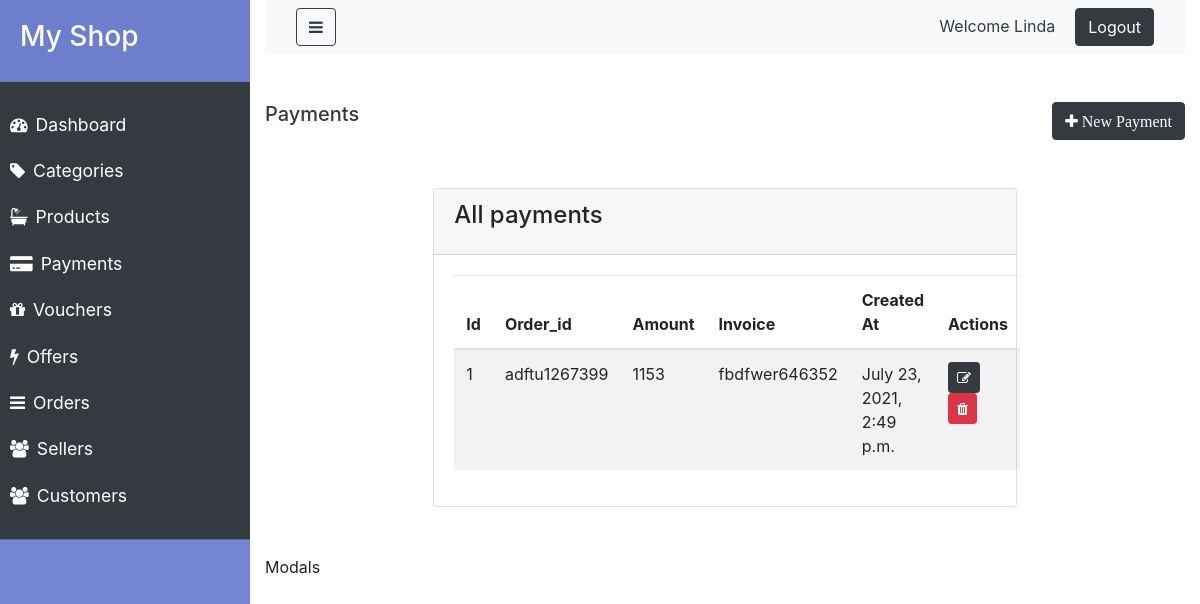
Page /payments/ (signed in) on the earlier database version.
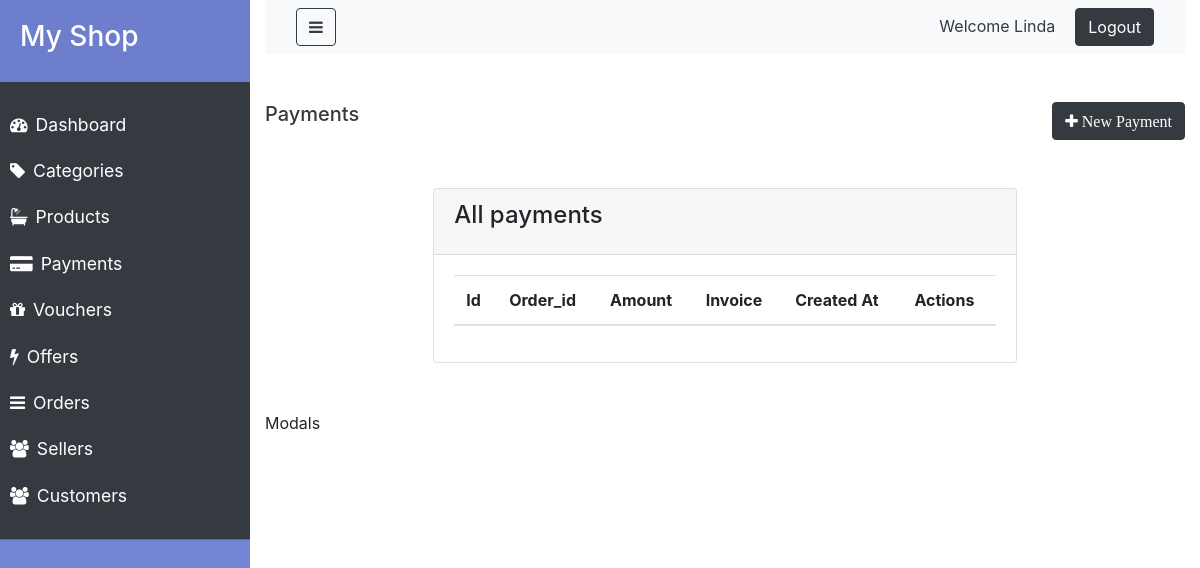
Same page on the later database version.
### shop/models.py (models this page shows, shortened)
class Payment(models.Model):
    order_id= models.ForeignKey('order',on_delete=models.CASCADE,blank=True,null=True)
    amount=models.IntegerField(null= True, blank= True)
    description=models.TextField(null=True, blank=True)
    invoice_number=models.CharField(max_length=100, null=False, blank=True)
    created_at=models.DateTimeField(auto_now_add=True)
    updated_at= models.DateTimeField(auto_now_add=True)

class Order(models.Model):
    total=models.IntegerField(null= False, blank= True)
    status=models.CharField(max_length=100, null=False, blank=False, default="Pending")
    shipping_cost=models.IntegerField(null= True, blank= True)
    order_number=models.CharField(max_length=100, null=False, blank=False)
    customer_id=models.ForeignKey('customer',on_delete=models.CASCADE,blank=True,null=True)
    created_at=models.DateTimeField(auto_now_add=True)
    updated_at= models.DateTimeField(auto_now_add=True)
    def __str__(self):
        return self.order_number

### shop/views.py (the view)
# urls.py: path('payments/',PaymentList.as_view(),name="payments"),
class PaymentList(ListView):
    login_required= True
    model =Payment
    template_name= "shop/admin/payment_list.html"

### shop/templates/shop/admin/payment_list.html (shortened to what this page needs)
{% extends 'shop/admin/layouts/admin_master.html' %}
{% block content %}
<div class="container">
    <div class="row my-5">
        <h5 class="text-dark">Payments</h5>
        <button class="btn btn-dark ml-auto" data-toggle="modal"
        data-target="#paymentModal">
        <i class ="fa fa-plus" aria-hidden="true"> New Payment </i>
    </button>
    </div>
    <div class="row justify-content-center my-5">
        <div class="col-lg-8">
            <div class="card">
                <div class="card-header">
                    <h4 class="card-title">All payments</h4>
                </div>
                <div class="card-body">
                    <table class="table table-striped table-hover">
                        <thead>
                            <tr>
                                <th>Id</th>
                                <th>Order_id</th>
                                <th>Amount</th>
                                <th>Invoice</th>
                                <th>Created At</th>
                                <th>Actions</th>
                            </tr>
                        </thead>
                        <tbody>
                            {% for object in object_list %}
                               <tr>
                                   <td>{{object.id}}</td>
                                   <td>{{object.order_id}}</td>
                                   <td>{{object.amount}}</td>
                                   <td>{{object.invoice_number}}</td>
                                   <td>{{object.created_at}}</td>
                                   <td>
                                       <a href="{% url 'payment_update' object.id %}"
                                        class="btn btn-dark btn-sm">
                                         <i class="fa fa-edit"></i>
                                       </a>
                                       <a href="{% url 'Payment_delete' object.id %}"
                                        class="btn btn-danger btn-sm">
                                         <i class="fa fa-trash"></i>
                                       </a>
                                   </td>
                               </tr>
                            {% endfor %}
                        </tbody>
                    </table>
                </div>
            </div>
        </div>
    </div>
</div>
Modals
{% endblock %}

Differences in the rows shown:
removed Payment: id "1", order_id "adftu1267399", amount "1153", invoice_number "fbdfwer646352", created_at "July 23, 2021, 2:49 p.m."
